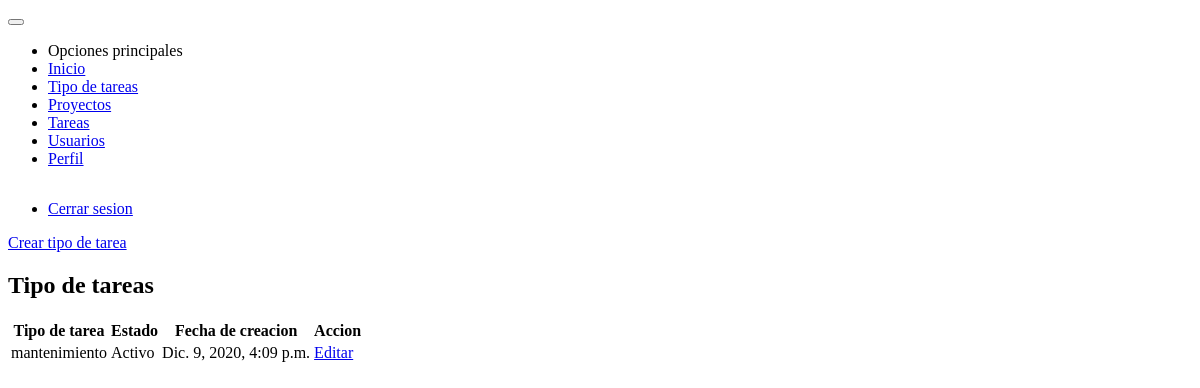
The page /tareas/tipo_tarea/ (signed in) on the database its author committed.
### tasks/models.py (models this page shows, shortened)
class TypeTask(models.Model):
    name = models.CharField(max_length=50)
    slug = models.SlugField(max_length=60, unique=True)
    status = models.BooleanField(default=True)
    created_at = models.DateTimeField(auto_now_add=timezone.now())
    class Meta:
        verbose_name = 'Tipo tarea'
        verbose_name_plural = 'Tipo tareas'

### tasks/views.py (the view)
# urls.py: path('tipo_tarea/', views.TypeTaskListView.as_view(), name='type_task'),
class TypeTaskListView(LoginRequiredMixin, PermissionRequiredMixin, ListView):
    login_url = 'users:login'
    permission_required = 'tasks.view_typetask'
    template_name = 'tasks/type_task.html'
    queryset = TypeTask.objects.all().order_by('-pk')

### tasks/templates/tasks/type_task.html (shortened to what this page needs)
{% extends 'base.html' %}
{% block content %}
        <div class="card">
            <div class="card-content m-2">
                <a class="button success" href="{% url 'tasks:add_type_task' %}"> Crear tipo de tarea</a>
                <h2 class="center">Tipo de tareas</h2>
                <table class="table" data-role="table" data-horizontal-scroll="true" data-table-search-title="Buscar: " data-table-rows-count-title="Cantidad a mostrar">
                    <thead>
                        <tr>
                            <th>Tipo de tarea</th>
                            <th>Estado</th>
                            <th>Fecha de creacion</th>
                            <th>Accion</th>
                        </tr>
                    </thead>
                    <tbody>
                        {% for type_task in object_list %}
                            <tr>
                                <td>{{ type_task.name }}</td>
                                <td>{{ type_task.status|yesno:'Activo,Inactivo' }}</td>
                                <td>{{ type_task.created_at }}</td>
                                <td>
                                    <a href="{% url 'tasks:update_type_task' type_task.slug %}"
                                        class="button info"> Editar</a>
                                </td>
                            </tr>
                        {% endfor %}
                    </tbody>
                </table>
            </div>
        </div>
{% endblock %}

### rows shown on the page
TypeTask: name "mantenimiento", status "Activo", created_at "Dic. 9, 2020, 4:09 p.m."
